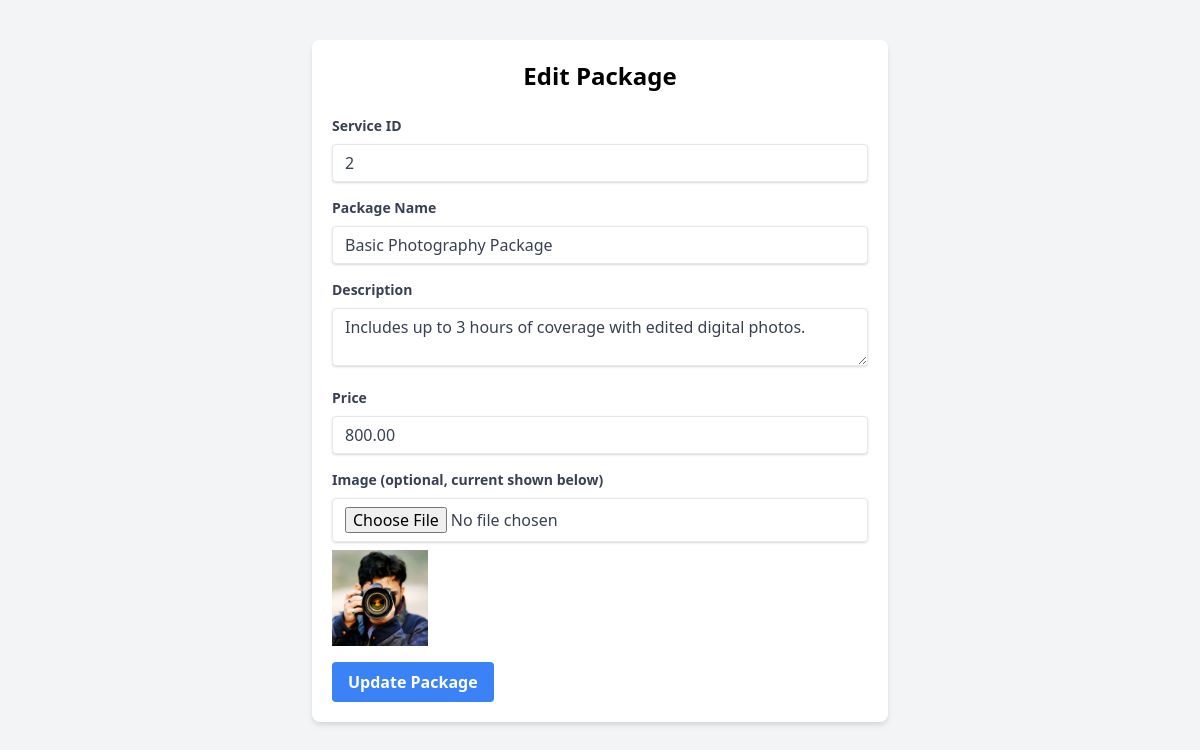
Screenshot of /QuickQoute/edit_package.php?package_id=4 with the database file from the repository.
### tables this page shows
CREATE TABLE `packages` (
  `package_id` int(11) NOT NULL,
  `service_id` int(11) DEFAULT NULL,
  `package_name` varchar(100) NOT NULL,
  `description` text DEFAULT NULL,
  `price` decimal(10,2) NOT NULL,
  `image_url` varchar(255) DEFAULT NULL,
  `created_at` timestamp NOT NULL DEFAULT current_timestamp()
);

### QuickQoute/edit_package.php (the view, shortened to what this page needs)
<?php
include 'db.php';
$package_id = isset($_GET['package_id']) ? intval($_GET['package_id']) : null;
$package = null;
if ($package_id) {
    $stmt = $conn->prepare("SELECT * FROM packages WHERE package_id = ?");
    $stmt->bind_param("i", $package_id);
    $stmt->execute();
    $result = $stmt->get_result();
    $package = $result->fetch_assoc();
}
?>
<!DOCTYPE html>
<html lang="en">
<head>
    <link href="https://cdn.jsdelivr.net/npm/tailwindcss@2.0.3/dist/tailwind.min.css" rel="stylesheet">
</head>
<body class="bg-gray-100">
    <div class="container mx-auto px-4">
        <div class="w-full max-w-xl bg-white rounded-lg shadow-md p-5 mx-auto my-10">
            <h2 class="text-center text-2xl font-bold mb-6">Edit Package</h2>
            <?php if ($package): ?>
            <form action="edit_package.php?package_id=<?php echo $package_id; ?>" method="post" enctype="multipart/form-data">
                <div class="mb-4">
                    <label class="block text-gray-700 text-sm font-bold mb-2" for="service_id">Service ID</label>
                    <input type="number" id="service_id" name="service_id" value="<?php echo htmlspecialchars($package['service_id']); ?>" class="shadow appearance-none border rounded w-full py-2 px-3 text-gray-700 leading-tight focus:outline-none focus:shadow-outline" required>
                </div>
                <div class="mb-4">
                    <label class="block text-gray-700 text-sm font-bold mb-2" for="package_name">Package Name</label>
                    <input type="text" id="package_name" name="package_name" value="<?php echo htmlspecialchars($package['package_name']); ?>" class="shadow appearance-none border rounded w-full py-2 px-3 text-gray-700 leading-tight focus:outline-none focus:shadow-outline" required>
                </div>
                <div class="mb-4">
                    <label class="block text-gray-700 text-sm font-bold mb-2" for="description">Description</label>
                    <textarea id="description" name="description" class="shadow appearance-none border rounded w-full py-2 px-3 text-gray-700 leading-tight focus:outline-none focus:shadow-outline" required><?php echo htmlspecialchars($package['description']); ?></textarea>
                </div>
                <div class="mb-4">
                    <label class="block text-gray-700 text-sm font-bold mb-2" for="price">Price</label>
                    <input type of="number" step="0.01" id="price" name="price" value="<?php echo htmlspecialchars($package['price']); ?>" class="shadow appearance-none border rounded w-full py-2 px-3 text-gray-700 leading-tight focus:outline-none focus:shadow-outline" required>
                </div>
                <div class="mb-4">
                    <label class="block text-gray-700 text-sm font-bold mb-2" for="image">Image (optional, current shown below)</label>
                    <input type="file" id="image" name="image" class="shadow appearance-none border rounded w-full py-2 px-3 text-gray-700 leading-tight focus:outline-none focus:shadow-outline">
                    <?php if ($package['image_url']): ?>
                    <img src="<?php echo htmlspecialchars($package['image_url']); ?>" alt="Current Image" class="mt-2 w-24 h-24 object-cover">
                    <?php endif; ?>
                </div>
                <button type="submit" class="bg-blue-500 hover:bg-blue-700 text-white font-bold py-2 px-4 rounded focus:outline-none focus:shadow-outline">Update Package</button>
            </form>
            <?php else: ?>
            <p>Package not found.</p>
            <?php endif; ?>
        </div>
    </div>
</body>
</html>

### rows the page displays
packages: service_id "2", package_name "Basic Photography Package", description "Includes up to 3 hours of coverage with edited digital photos.", price "800.00", image_url (picture)
